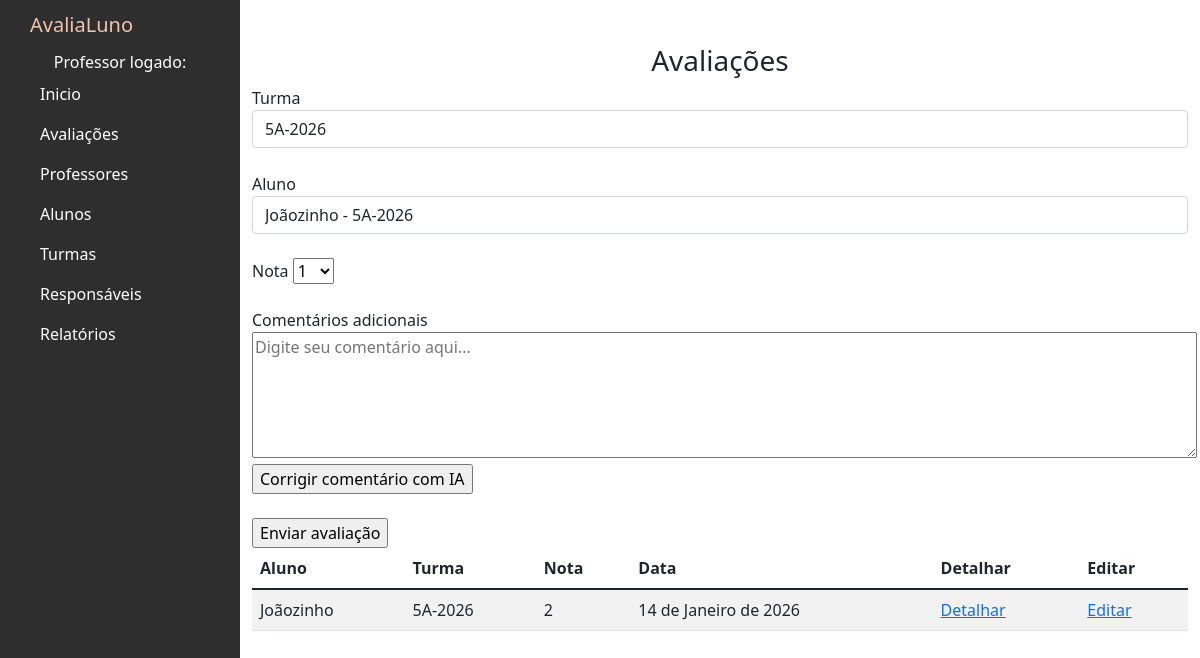
Before: /avaliacoes with the older database file.
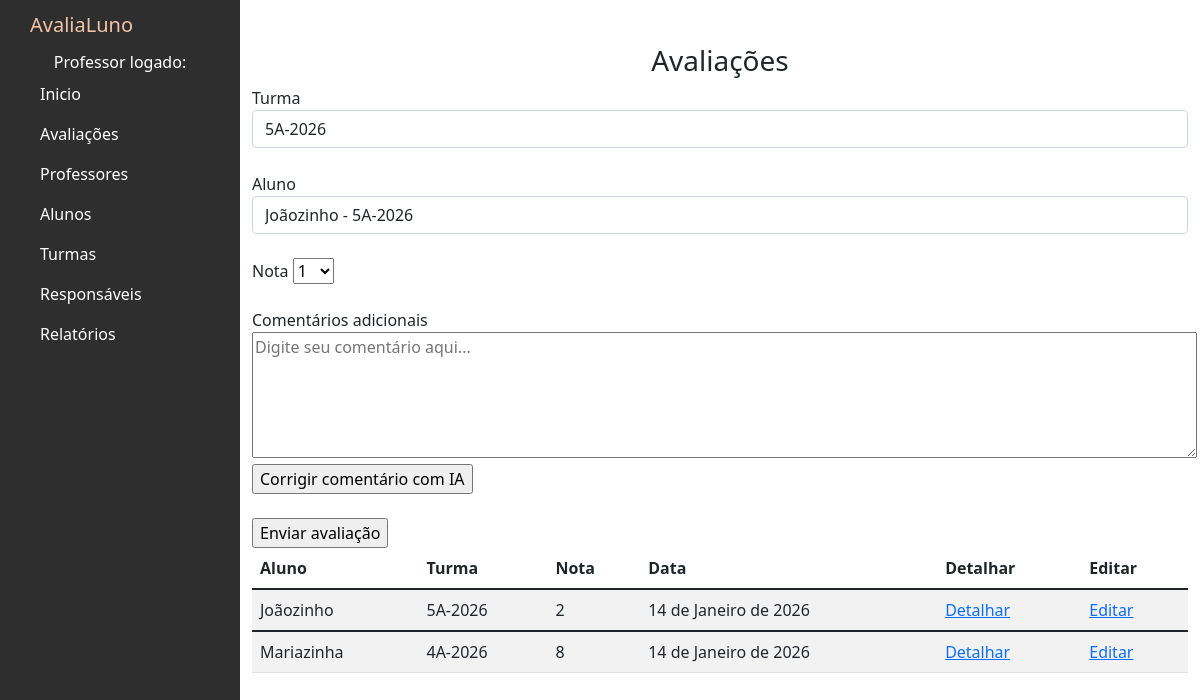
After: the same page with the newer database file.
### avaliacoes/models.py (models this page shows, shortened)
class Avaliacao(models.Model):
    aluno = models.ForeignKey(Aluno, on_delete=models.CASCADE)
    nota = models.DecimalField(max_digits=1, decimal_places=0)
    comentario = models.TextField(blank=True, null=True)
    data = models.DateField()
    class Meta:
        verbose_name = "Avaliação"
        verbose_name_plural = "Avaliações" # Define o nome plural personalizado

class Aluno(models.Model):
    nome = models.CharField(max_length=100)
    turma = models.ForeignKey(Turma, on_delete=models.PROTECT)
    responsavel = models.ForeignKey(Responsavel, on_delete=models.PROTECT)
    class Meta:
        verbose_name = "Aluno"
        verbose_name_plural = "Alunos" # Define o nome plural personalizado

class Turma(models.Model):
    nome = models.CharField(max_length=100)
    class Meta:
        verbose_name = "Turma"
        verbose_name_plural = "Turmas" # Define o nome plural personalizado

### avaliacoes/views.py (the view)
# urls.py: path('avaliacoes',views.avaliacoes,name='avaliacoes'),
def avaliacoes(request):
        lista_avaliacoes = Avaliacao.objects.all()
        lista_alunos = Aluno.objects.all()
        lista_turmas = Turma.objects.all()
        return render(request,'avaliacoes.html',{'lista_avaliacoes':lista_avaliacoes, 'lista_alunos': lista_alunos, 'lista_turmas':lista_turmas})

### avaliacoes/templates/avaliacoes.html (shortened to what this page needs)
{% extends 'base.html' %}
{% block content %}
<h3><center> Avaliações </center></h3>
<form action="" method="POST">{% csrf_token %}
  <div class="form-group">
      <label for="exampleFormControlInput1">Turma</label>
      <select name="turma" class="form-control" id="exampleFormControlInput1">
        {% for turma in lista_turmas %}
          <option value="{{ turma.id }}">{{ turma.nome }}</option>
        {% endfor %}
      </select>
    </div><br>
    <div class="form-group">
  <div class="form-group">
      <label for="exampleFormControlInput1">Aluno</label>
      <select name="aluno" class="form-control" id="exampleFormControlInput1">
        {% for aluno in lista_alunos %}
          <option value="{{ aluno.id }}">{{ aluno.nome }} - {{aluno.turma.nome}}</option>
        {% endfor %}
      </select>
    </div><br>
    <div class="form-group">
      <label for="exampleFormControlInput1">Nota</label>
     <select name="cars" id="car-select">
  <option value="1">1</option>
</select>
    </div>
    <br>
    <div class="form-group">
      <label for="exampleFormControlInput1">Comentários adicionais</label>
        <br><textarea id="comentario" name="comentario" rows="5" cols="100" placeholder="Digite seu comentário aqui..."></textarea>
        </div> <input type="submit" value="Corrigir comentário com IA">
    <div class="form-group">
      <br>
      <input type="submit" value="Enviar avaliação">
    </div>
  </form>
<div class="table-wrapper-scroll-y my-custom-scrollbar">
  <table class="table table-striped mb-1">
      <thead>
          <tr>
              <th scope="col">Aluno</th>
              <th scope="col">Turma</th>
              <th scope="col">Nota</th>
              <th scope="col">Data</th>
              <th scope="col">Detalhar</th>
              <th scope="col">Editar</th>
          </tr>
      </thead>
          {% for avaliacao in lista_avaliacoes %}
          <tbody>
              <tr>
                  <td>{{avaliacao.aluno.nome}}</td>
                  <td>{{avaliacao.aluno.turma.nome}}</td>
                  <td>{{avaliacao.nota}}</td>
                  <td>{{avaliacao.data}}</td>
                  <td><a href="">Detalhar</a></td>
                  <td><a href="">Editar</a></td>
              </tr>
          </tbody>
          {% endfor %}
  </table>
</div>
{% endblock %}

Changed rows visible on the page:
added Avaliacao: aluno.nome "Mariazinha", aluno.turma.nome "4A-2026", nota "8", data "14 de Janeiro de 2026"
